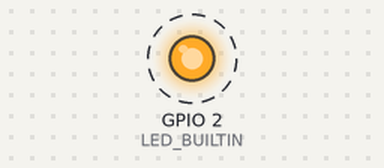
A program run on a simulated ESP32. Parts: output pins drawn as LEDs (lit = HIGH). Dashed ring = blinking. WiFi joins after 1.5 s; servers stay silent unless stated; what the program prints to the serial monitor is not drawn.

Above: at 2.8 s.
Timing chart, 0 to 5.6 s (numbered marks = the images above):
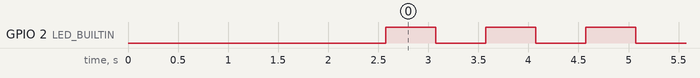

The program:

main.cpp
```cpp
#include <Arduino.h>
#include <Config.h>

#if ENABLE_WIFI
  #include <WiFi.h>
#endif

/**
 * @brief Initialiser la connexion WiFi
 */
void setupWiFi() {
    #if ENABLE_WIFI
        DPRINTLN("\n[WiFi] Démarrage de la connexion...");
        DPRINTF("[WiFi] Connexion à SSID: %s\n", WIFI_SSID);

        WiFi.mode(WIFI_MODE);
        WiFi.begin(WIFI_SSID, WIFI_PASSWORD);

        unsigned long startAttempt = millis();
        int dotCount = 0;

        // Boucle d'attente avec timeout (non-bloquante avec retours)
        while (WiFi.status() != WL_CONNECTED &&
               millis() - startAttempt < WIFI_CONNECT_TIMEOUT_MS) {
            DPRINT(".");
            dotCount++;
            if (dotCount % 40 == 0) DPRINTLN(""); // Nouvelle ligne tous les 40 points
            delay(500);
        }
        DPRINTLN("");

        if (WiFi.status() == WL_CONNECTED) {
            DPRINTLN("[WiFi] ✅ Connecté avec succès !");
            DPRINT("[WiFi] IP Address: ");
            DPRINTLN(WiFi.localIP());
            DPRINTF("[WiFi] Signal (RSSI): %d dBm\n", WiFi.RSSI());
            DPRINTF("[WiFi] MAC Address: %s\n", WiFi.macAddress().c_str());
        } else {
            DPRINTLN("[WiFi] ❌ Échec de connexion (Timeout)");
            DPRINTLN("[WiFi] Mode hors-ligne / Retry actif");
        }
    #else
        DPRINTLN("[WiFi] Module désactivé (ENABLE_WIFI=0 dans config.h)");
    #endif
}

/**
 * @brief Initialisation du système
 */
void setup() {
    Serial.begin(SERIAL_BAUD);
    delay(1000); // Laisser le temps au moniteur série de s'ouvrir

    // Afficher les infos système (fonction dans config.h)
    printSystemInfo();

    // Configurer la LED
    pinMode(LED_BUILTIN, OUTPUT);
    digitalWrite(LED_BUILTIN, LOW);

    // Lancer le WiFi
    setupWiFi();

    DPRINTLN("[Setup] Initialisation terminée ✅\n");
}

/**
 * @brief Boucle principale
 */
void loop() {
    // Faire clignoter la LED pour montrer que le programme tourne
    digitalWrite(LED_BUILTIN, HIGH);
    delay(500);
    digitalWrite(LED_BUILTIN, LOW);
    delay(500);

    // Vérification périodique du statut WiFi
    #if ENABLE_WIFI
        static unsigned long lastCheck = 0;
        if (millis() - lastCheck > 10000) { // Vérifier toutes les 10 secondes
            lastCheck = millis();

            if (WiFi.status() == WL_CONNECTED) {
                DPRINTF("[Loop] WiFi OK - IP: %s | RSSI: %d dBm\n",
                        WiFi.localIP().toString().c_str(), WiFi.RSSI());
            } else {
                DPRINTLN("[Loop] ⚠️ WiFi Déconnecté - Tentative de reconnexion...");
                WiFi.reconnect(); // Essayer de reconnecter automatiquement
            }
        }
    #endif

    // Afficher l'état de la mémoire périodiquement
    static unsigned long lastHeapCheck = 0;
    if (millis() - lastHeapCheck > HEAP_MONITOR_INTERVAL_MS) {
        lastHeapCheck = millis();
        DPRINTF("[Memory] Free SRAM: %s\n", formatBytes(ESP.getFreeHeap()).c_str());
    }
}
```

Config.h
```cpp
#ifndef CONFIG_H
#define CONFIG_H

/**
 * =====================================================
 * Configuration centrale ESP32-WROOM-32E
 * =====================================================
 * Benoît Bremaud | MIT License
 */

// ===== DEBUG & VERBOSE =====
#ifndef DEBUG
#define DEBUG 1
#endif

#if DEBUG
#define DPRINT(x) Serial.print(x)
#define DPRINTLN(x) Serial.println(x)
#define DPRINTF(fmt, ...) Serial.printf(fmt, ##__VA_ARGS__)
#else
#define DPRINT(x)
#define DPRINTLN(x)
#define DPRINTF(fmt, ...)
#endif

// ===== MODULE VERSIONS =====
#define MODULE_NAME "esp32-embedded-framework"
#define MODULE_VERSION "0.1.0"
#define MODULE_AUTHOR "Benoit Bremaud"

// ===== COMPILATION FLAGS =====
#define ENABLE_WIFI 1           // ✅ Activé pour Phase 2
#define ENABLE_BLE 0            // À faire en Phase 3
#define ENABLE_I2C 1            // Test local possible
#define ENABLE_ADC 1            // Test local possible
#define ENABLE_DEEP_SLEEP 0     // Désactivé en développement

// ===== COMMUNICATION SÉRIE =====
#define SERIAL_BAUD 115200      // Standard ESP32
#define SERIAL_TIMEOUT_MS 1000

// ===== WIFI CONFIGURATION (Quand module disponible) =====
#define WIFI_SSID "YOUR_SSID"
#define WIFI_PASSWORD "YOUR_PASSWORD"
#define WIFI_CONNECT_TIMEOUT_MS 20000
#define WIFI_MODE WIFI_STA

// ===== BLE CONFIGURATION =====
#define BLE_DEVICE_NAME "ESP32-IOT-Hub"
#define BLE_POWER_LEVEL ESP_PWR_LVL_P7  // Maximum power

// ===== GPIO PINOUT (Reference ESP32-WROOM-32E) =====
// ─────────────────────────────────────────────────────

// Sortie LED
#define LED_BUILTIN 2           // GPIO2 (LED interne)
#define LED_PIN 2
#define LED_ACTIVE_HIGH 1

// Entrée Bouton
#define BUTTON_PIN 4            // GPIO4 (Button + Touch input T0)
#define BUTTON_PULLUP 1
#define BUTTON_ACTIVE_LOW 1

// I2C (Flexible GPIO Matrix)
#define I2C_SDA_PIN 21          // GPIO21 (SDA)
#define I2C_SCL_PIN 22          // GPIO22 (SCL)
#define I2C_FREQUENCY 400000    // 400 kHz standard
#define I2C_TIMEOUT_MS 1000

// UART2 (Flexible GPIO Matrix)
#define UART2_RX_PIN 16         // GPIO16 (RX)
#define UART2_TX_PIN 17         // GPIO17 (TX)
#define UART2_BAUD 9600

// SPI (VSPI = SPI3 - Recommandé)
#define SPI_CLK_PIN 18          // GPIO18 (CLK)
#define SPI_MOSI_PIN 23         // GPIO23 (D/MOSI)
#define SPI_MISO_PIN 19         // GPIO19 (Q/MISO)
#define SPI_CS_PIN 5            // GPIO5 (CS)
#define SPI_FREQUENCY 10000000  // 10 MHz

// Analogique (ADC1 = pas d'interference WiFi)
#define ADC_PIN 35              // GPIO35 (ADC1_CH7, input-only)
#define ADC_CHANNEL ADC1_CHANNEL_7
#define ADC_RESOLUTION 12       // 12-bit (0-4095)
#define ADC_ATTENUATION ADC_ATTEN_DB_11  // Full range 0-3.3V
#define ADC_SAMPLES 10          // Nombre de samples pour moyenne

// Temperature Sensor (RTC)
#define TEMP_SENSOR_ENABLED 1

// ===== MEMORY CONFIGURATION =====
#define HEAP_MONITOR_INTERVAL_MS 10000  // Afficher free heap tous les 10s
#define STACK_SIZE_BYTES 4096

// ===== POWER MANAGEMENT =====
#define CPU_FREQ_MHZ 240        // 240 MHz (max), peut être réduit
#define SLEEP_SECONDS 10        // Deep sleep interval
#define WAKE_THRESHOLD_VOLTAGE 2.8  // Seuil de batterie faible (volts)

// ===== TIMING & TASKS =====
#define LOOP_DELAY_MS 100       // Main loop sleep
#define HEARTBEAT_INTERVAL_MS 5000

// ===== BUFFER SIZES =====
#define BUFFER_SIZE_SMALL 64
#define BUFFER_SIZE_MEDIUM 256
#define BUFFER_SIZE_LARGE 1024

// ===== COMPILER ASSERTIONS =====
#if DEBUG
#define ASSERT(x) do { if(!(x)) { DPRINTLN("ASSERT FAILED: " #x); while(1); } } while(0)
#else
#define ASSERT(x)
#endif

// ===== INLINE UTILITIES =====

/**
 * @brief Format une taille de mémoire de manière lisible
 * @param bytes Nombre de bytes
 * @return String formatée (ex: "1.23 KB")
 */
static inline String formatBytes(uint32_t bytes) {
    if (bytes < 1024) return String(bytes) + " B";
    else if (bytes < 1024 * 1024) return String(bytes / 1024.0, 2) + " KB";
    else return String(bytes / (1024.0 * 1024), 2) + " MB";
}

/**
 * @brief Afficher les infos système au démarrage
 */
static inline void printSystemInfo() {
    DPRINTLN("\n╔════════════════════════════════════════╗");
    DPRINTLN("║       ESP32-WROOM-32E System Info      ║");
    DPRINTLN("╚════════════════════════════════════════╝");

    DPRINTF("Module:       %s v%s\n", MODULE_NAME, MODULE_VERSION);
    DPRINTF("Author:       %s\n", MODULE_AUTHOR);
    DPRINTF("Compile Date: %s %s\n", __DATE__, __TIME__);
    DPRINTF("CPU Freq:     %d MHz\n", getCpuFrequencyMhz());
    DPRINTF("Total SRAM:   %s\n", formatBytes(ESP.getHeapSize()).c_str());
    DPRINTF("Free SRAM:    %s\n", formatBytes(ESP.getFreeHeap()).c_str());
    DPRINTF("Flash:        %s\n", formatBytes(ESP.getFlashChipSize()).c_str());
    DPRINTF("Chip ID:      0x%X\n", (uint32_t)ESP.getEfuseMac());

    #if ENABLE_WIFI
    DPRINTLN("WiFi:         ENABLED");
    #else
    DPRINTLN("WiFi:         DISABLED");
    #endif

    #if ENABLE_BLE
    DPRINTLN("BLE:          ENABLED");
    #else
    DPRINTLN("BLE:          DISABLED");
    #endif

    DPRINTLN("╚════════════════════════════════════════╝\n");
}

#endif // CONFIG_H
```

Measured:
- by itself, GPIO 2 (LED_BUILTIN): alternates HIGH for 0.50 s and LOW for 0.50 s
